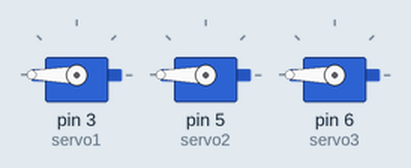
Simulated run of this sketch. Board: Arduino Uno, built with avr-gcc and run on an emulated ATmega328P. Parts: 3 × servo.

Above: at 0.05 s.
Timing chart, 0 to 3.0 s (numbered marks = the images above):
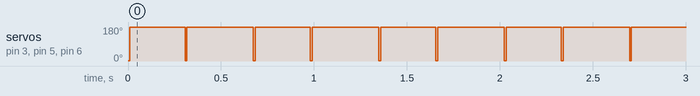

The sketch:

multiple_servo1.ino
```cpp
#include <Servo.h>

Servo servo1;
Servo servo2;
Servo servo3;
//Servo servo4;

int i = 0;

void setup() {
  servo1.attach(3);
  servo2.attach(5);
  servo3.attach(6);
  //servo4.attach(9);
}

void loop() {
  while(1)
  {
    i=1;
    servo1.write(i);
    servo2.write(i);
    servo3.write(i);
    //servo4.write(i);
    delay(10);
    i=180;
    servo1.write(i);
    servo2.write(i);
    servo3.write(i);
    //servo4.write(i);
    delay(10);
  }

}
```

Measured:
- by itself, servo on pin 3 (servo1), servo on pin 5 (servo2), servo on pin 6 (servo3): alternates 180° for 0.30 s and 1° for 0.01 s
